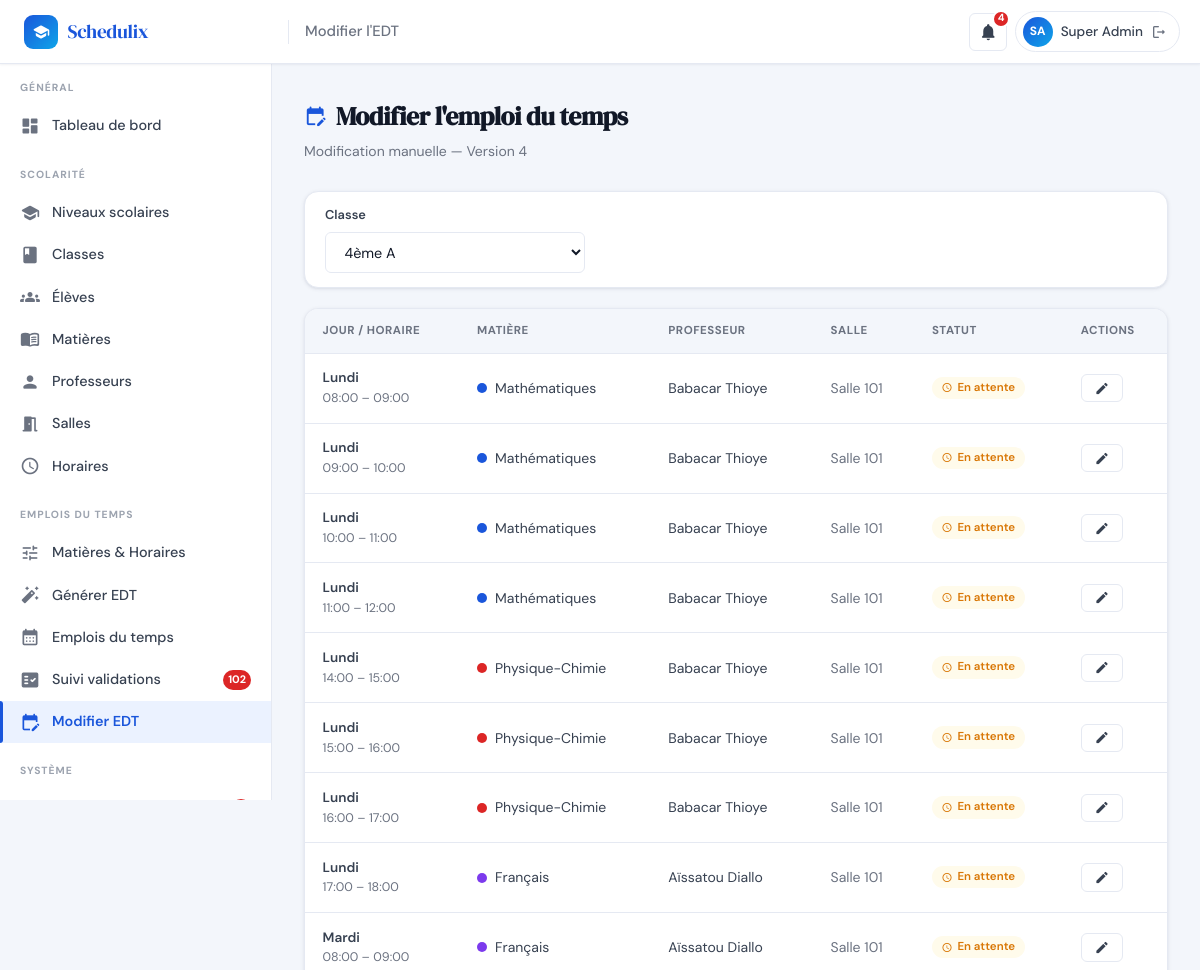
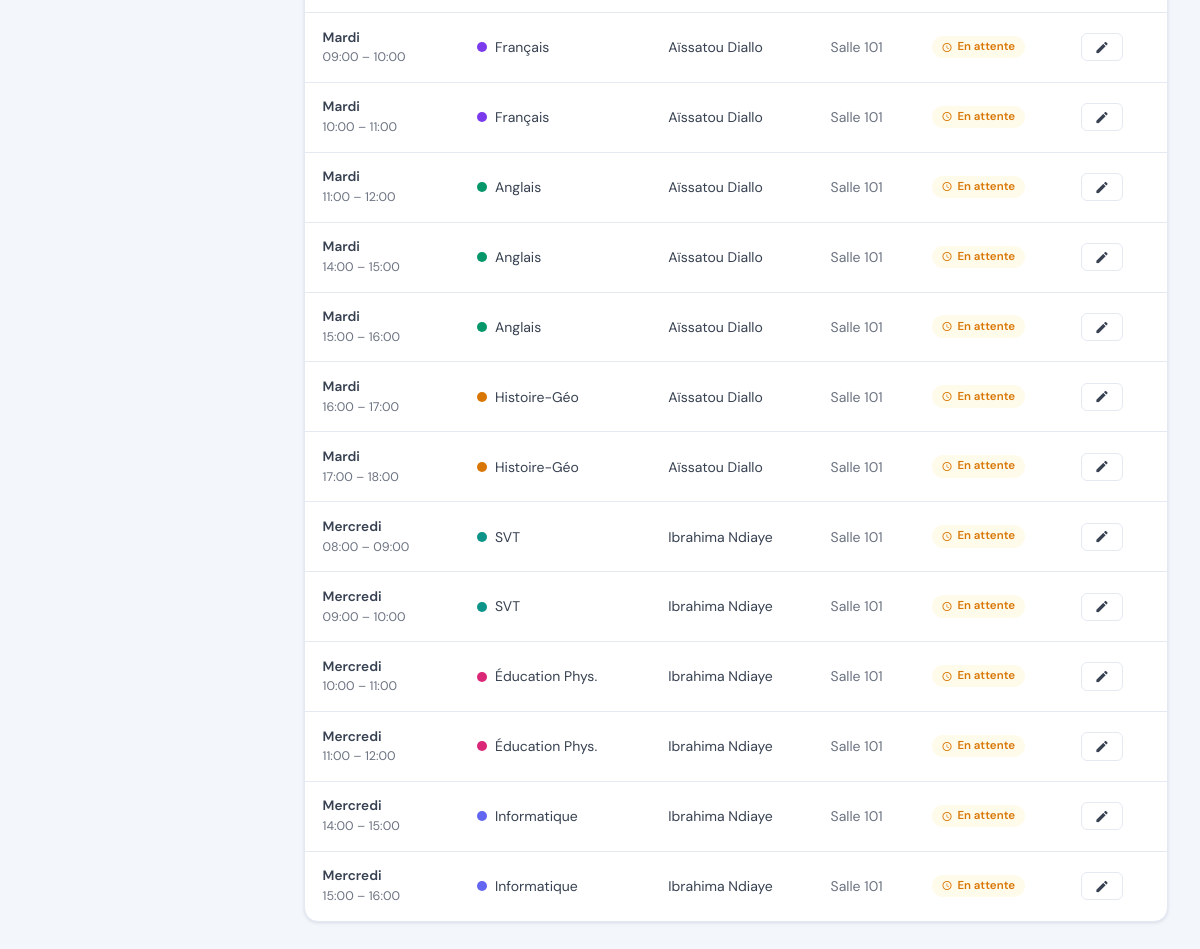
The page /admin/modifier_edt.php (signed in) on the database as committed earlier (2 pictures, top to bottom).
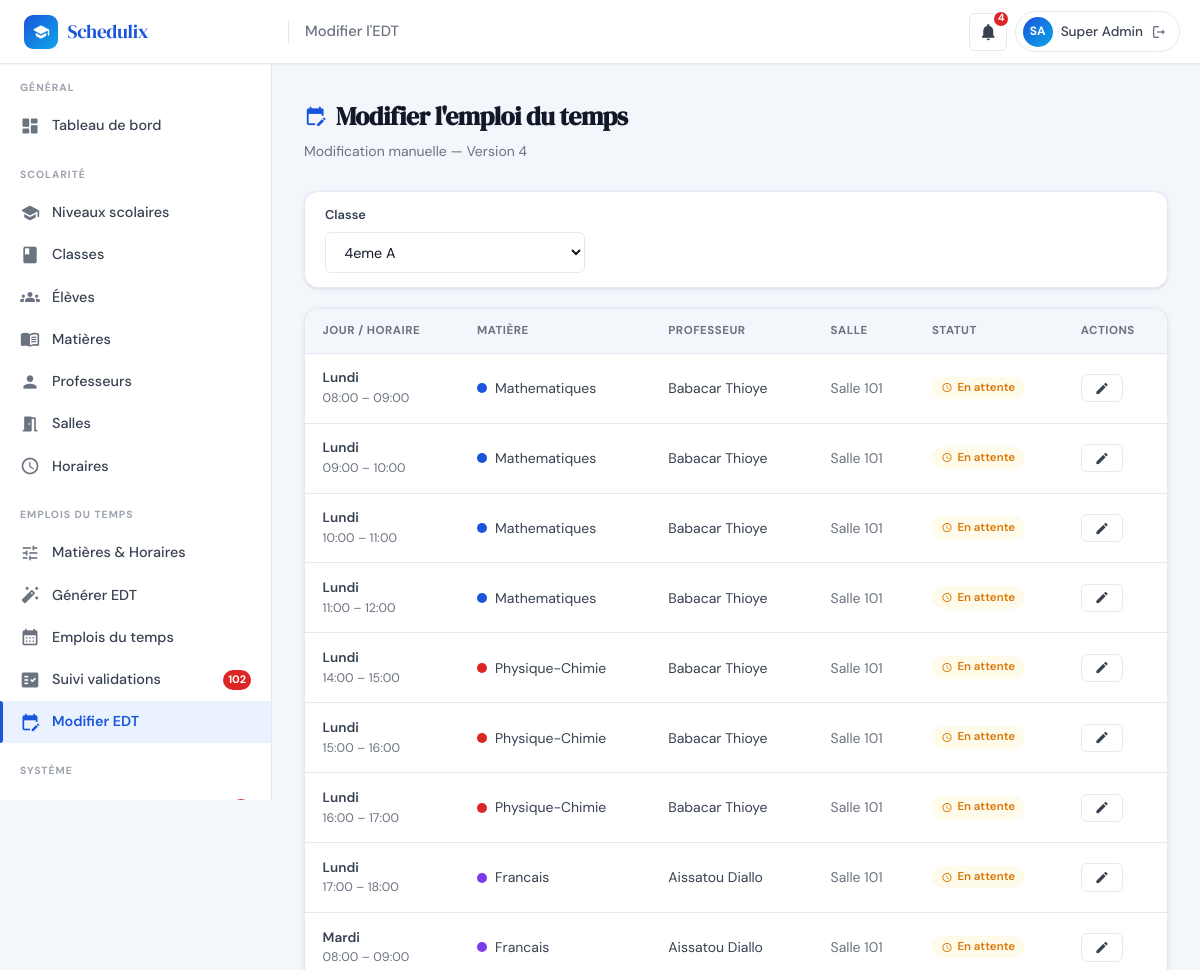
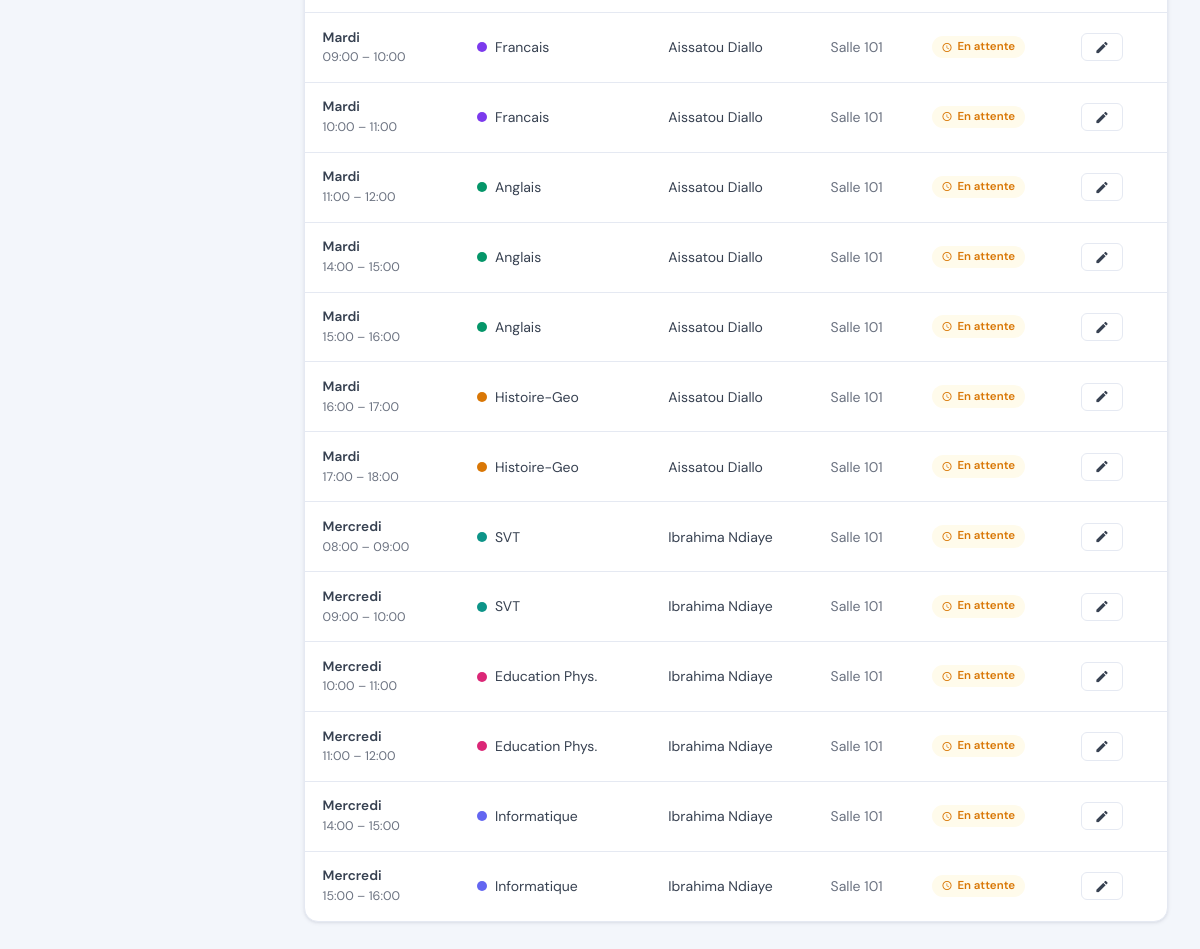
The same page on the database as committed later (2 pictures, top to bottom).
### tables this page shows
CREATE TABLE IF NOT EXISTS `utilisateurs` (
  `id`            INT(11)      NOT NULL AUTO_INCREMENT,
  `nom`           VARCHAR(100) NOT NULL,
  `prenom`        VARCHAR(100) NOT NULL,
  `email`         VARCHAR(191) NOT NULL,
  `mot_de_passe`  VARCHAR(255) NOT NULL,
  `role`          ENUM('admin','professeur','eleve') NOT NULL DEFAULT 'eleve',
  `statut`        ENUM('actif','inactif')             NOT NULL DEFAULT 'actif',
  `id_classe`     INT(11)      DEFAULT NULL,
  `date_creation` TIMESTAMP    NOT NULL DEFAULT CURRENT_TIMESTAMP,
  PRIMARY KEY (`id`),
  UNIQUE KEY `uq_email` (`email`),
  KEY `id_classe` (`id_classe`),
  CONSTRAINT `utilisateurs_ibfk_1`
    FOREIGN KEY (`id_classe`) REFERENCES `classes` (`id`) ON DELETE SET NULL
);

CREATE TABLE IF NOT EXISTS `emplois_du_temps` (
  `id`                     INT(11)  NOT NULL AUTO_INCREMENT,
  `version`                INT(11)  NOT NULL DEFAULT 1,
  `id_classe`              INT(11)  NOT NULL,
  `id_matiere`             INT(11)  NOT NULL,
  `id_professeur`          INT(11)  NOT NULL,
  `id_salle`               INT(11)  NOT NULL,
  `id_creneau`             INT(11)  NOT NULL,
  `statut`                 ENUM('provisoire','valide','rejete','confirme') NOT NULL DEFAULT 'provisoire',
  `commentaire_validation` TEXT     DEFAULT NULL,
  `date_creation`          TIMESTAMP NOT NULL DEFAULT CURRENT_TIMESTAMP,
  PRIMARY KEY (`id`),
  KEY `id_classe`     (`id_classe`),
  KEY `id_matiere`    (`id_matiere`),
  KEY `id_professeur` (`id_professeur`),
  KEY `id_salle`      (`id_salle`),
  KEY `id_creneau`    (`id_creneau`),
  CONSTRAINT `emplois_du_temps_ibfk_1`
    FOREIGN KEY (`id_classe`)     REFERENCES `classes`      (`id`) ON DELETE CASCADE,
  CONSTRAINT `emplois_du_temps_ibfk_2`
    FOREIGN KEY (`id_matiere`)    REFERENCES `matieres`     (`id`) ON DELETE CASCADE,
  CONSTRAINT `emplois_du_temps_ibfk_3`
    FOREIGN KEY (`id_professeur`) REFERENCES `utilisateurs` (`id`) ON DELETE CASCADE,
  CONSTRAINT `emplois_du_temps_ibfk_4`
    FOREIGN KEY (`id_salle`)      REFERENCES `salles`       (`id`) ON DELETE CASCADE,
  CONSTRAINT `emplois_du_temps_ibfk_5`
    FOREIGN KEY (`id_creneau`)    REFERENCES `creneaux`     (`id`) ON DELETE CASCADE
);

CREATE TABLE IF NOT EXISTS `creneaux` (
  `id`          INT(11) NOT NULL AUTO_INCREMENT,
  `jour`        ENUM('Lundi','Mardi','Mercredi','Jeudi','Vendredi','Samedi') NOT NULL,
  `heure_debut` TIME    NOT NULL,
  `heure_fin`   TIME    NOT NULL,
  PRIMARY KEY (`id`),
  UNIQUE KEY `uq_creneau` (`jour`,`heure_debut`,`heure_fin`)
);

CREATE TABLE IF NOT EXISTS `matieres` (
  `id`                INT(11)      NOT NULL AUTO_INCREMENT,
  `nom`               VARCHAR(100) NOT NULL,
  `couleur_hex`       VARCHAR(7)   NOT NULL DEFAULT '#1A56DB',
  `nb_heures_semaine` INT(11)      NOT NULL DEFAULT 2,
  `description`       TEXT         DEFAULT NULL,
  PRIMARY KEY (`id`),
  UNIQUE KEY `uq_matiere_nom` (`nom`)
);

CREATE TABLE IF NOT EXISTS `salles` (
  `id`       INT(11)      NOT NULL AUTO_INCREMENT,
  `nom`      VARCHAR(100) NOT NULL,
  `capacite` INT(11)      NOT NULL DEFAULT 30,
  `type`     ENUM('normale','informatique','laboratoire') NOT NULL DEFAULT 'normale',
  PRIMARY KEY (`id`),
  UNIQUE KEY `uq_salle_nom` (`nom`)
);

### includes/auth.php (called while the page is built, shortened)
<?php
function isLoggedIn(): bool {
    return !empty($_SESSION['user_id']);
}
function getCurrentUser(): ?array {
    static $user = null;
    if ($user === null) {
        $stmt = getDB()->prepare('SELECT * FROM utilisateurs WHERE id=? AND statut="actif" LIMIT 1');
        $stmt->execute([$_SESSION['user_id']]);
        $user = $stmt->fetch() ?: null;
    }
    return $user;
}
function getUserInitials(array $user): string {
    return strtoupper(substr($user['prenom'], 0, 1) . substr($user['nom'], 0, 1));
}

### includes/db.php (called while the page is built, shortened)
<?php
function getDB(): PDO {
    static $pdo = null;
    if ($pdo === null) {
        $dsn = 'mysql:host=' . DB_HOST . ';dbname=' . DB_NAME . ';charset=' . DB_CHARSET;
        $options = [
            PDO::ATTR_ERRMODE            => PDO::ERRMODE_EXCEPTION,
            PDO::ATTR_DEFAULT_FETCH_MODE => PDO::FETCH_ASSOC,
            PDO::ATTR_EMULATE_PREPARES   => false,
        ];
        try {
            $pdo = new PDO($dsn, DB_USER, DB_PASS, $options);
        } catch (PDOException $e) {
            http_response_code(500);
            $msg = (getenv('APP_ENV') === 'production')
                ? 'Service temporairement indisponible.'
                : 'Connexion BDD impossible : ' . $e->getMessage();
            die(json_encode(['error' => $msg]));
        }
    }
    return $pdo;
}

### admin/modifier_edt.php (the view, shortened to what this page needs)
<?php
require_once __DIR__ . '/../includes/db.php';
require_once __DIR__ . '/../includes/auth.php';
require_once __DIR__ . '/../includes/functions.php';
$currentUser = getCurrentUser();
$pdo = getDB();
$version  = getCurrentVersion();
$classes  = getClasses();
$idClasse = (int)($_GET['classe'] ?? ($classes[0]['id'] ?? 0));
$stmt = $pdo->prepare("
    SELECT e.*, m.nom AS mat_nom, m.couleur_hex,
           cl.nom AS classe_nom, s.nom AS salle_nom,
           u.nom AS prof_nom, u.prenom AS prof_prenom,
           c.jour, c.heure_debut, c.heure_fin
    FROM emplois_du_temps e
    JOIN matieres m  ON m.id=e.id_matiere
    JOIN classes cl  ON cl.id=e.id_classe
    JOIN salles s    ON s.id=e.id_salle
    JOIN utilisateurs u ON u.id=e.id_professeur
    JOIN creneaux c  ON c.id=e.id_creneau
    WHERE e.version=? AND e.id_classe=?
    ORDER BY c.jour, c.heure_debut
");
$stmt->execute([$version, $idClasse]);
$cours = $stmt->fetchAll();
$pageTitle = 'Modifier l\'EDT'; $activeMenu = 'modifier_edt';
include __DIR__ . '/../includes/header.php';
include __DIR__ . '/../includes/sidebar_admin.php';
?>
<div class="main-content">
  <div class="page-header">
    <div class="page-header-left">
      <h1 class="page-title"><span class="material-icons-round">edit_calendar</span> Modifier l'emploi du temps</h1>
      <p class="page-subtitle">Modification manuelle — Version <?= $version ?></p>
    </div>
  </div>
  <div class="card" style="margin-bottom:1.25rem">
    <div class="card-body" style="padding:.85rem 1.25rem">
      <form method="GET" style="display:flex;align-items:flex-end;gap:1rem">
        <div class="form-group" style="margin:0;flex:1;max-width:260px">
          <label class="form-label">Classe</label>
          <select name="classe" class="form-control" onchange="this.form.submit()">
            <?php foreach ($classes as $c): ?>
            <option value="<?= $c['id'] ?>" <?= $c['id']==$idClasse?'selected':'' ?>><?= h($c['nom']) ?></option>
            <?php endforeach; ?>
          </select>
        </div>
      </form>
    </div>
  </div>
  <?php if (empty($cours)): ?>
  <div class="card"><div class="card-body"><div class="empty-state">
    <div class="empty-state-icon"><span class="material-icons-round">edit_calendar</span></div>
    <h3>Aucun créneau pour cette classe</h3>
    <p>Générez d'abord un emploi du temps.</p>
  </div></div></div>
  <?php else: ?>
  <div class="card">
    <div class="table-wrapper" style="border:none;border-radius:0">
      <table class="table">
        <thead>
          <tr><th>Jour / Horaire</th><th>Matière</th><th>Professeur</th><th>Salle</th><th>Statut</th><th>Actions</th></tr>
        </thead>
        <tbody>
          <?php foreach ($cours as $row): ?>
          <tr>
            <td>
              <div style="font-weight:600;font-size:.85rem"><?= h($row['jour']) ?></div>
              <div style="font-size:.78rem;color:var(--text-muted)"><?= formatHeure($row['heure_debut']) ?> – <?= formatHeure($row['heure_fin']) ?></div>
            </td>
            <td><div style="display:flex;align-items:center;gap:.5rem"><span class="color-dot" style="background:<?= h($row['couleur_hex']) ?>"></span><?= h($row['mat_nom']) ?></div></td>
            <td style="font-size:.875rem"><?= h($row['prof_prenom'].' '.$row['prof_nom']) ?></td>
            <td style="font-size:.875rem;color:var(--text-muted)"><?= h($row['salle_nom']) ?></td>
            <td><?= getStatusBadge($row['statut']) ?></td>
            <td>
              <button class="btn btn-sm btn-outline" onclick='openEdit(<?= json_encode($row,JSON_HEX_APOS|JSON_HEX_QUOT) ?>)'>
                <span class="material-icons-round">edit</span>
              </button>
            </td>
          </tr>
          <?php endforeach; ?>
        </tbody>
      </table>
    </div>
  </div>
  <?php endif; ?>
</div>
</body></html>

### includes/header.php (shortened to what this page needs)
<?php
require_once __DIR__ . '/functions.php';
require_once __DIR__ . '/auth.php';
$currentUser = getCurrentUser();
$notifCount  = $currentUser ? countNotificationsNonLues($currentUser['id']) : 0;
$pageTitle   = $pageTitle  ?? APP_NAME;
$activeMenu  = $activeMenu ?? '';
$initials    = $currentUser ? getUserInitials($currentUser) : '?';
$userName    = $currentUser ? ($currentUser['prenom'] . ' ' . $currentUser['nom']) : '';
$notifUrl = match($currentUser['role'] ?? '') {
    'admin'      => APP_URL . '/admin/notifications.php',
    'professeur' => APP_URL . '/professeur/notifications.php',
    default      => '#',
};
?>
<!DOCTYPE html>
<html lang="fr">
<head>
  <link rel="stylesheet" href="<?= APP_URL ?>/assets/css/main.css">
</head>
<body>
<header class="topbar">
  <div class="topbar-brand">
    <div class="topbar-brand-icon"><span class="material-icons-round">school</span></div>
  Schedulix
  </div>
  <span class="topbar-page-title"><?= h($pageTitle) ?></span>
  <div class="topbar-actions">
    <a href="<?= $notifUrl ?>" class="topbar-icon-btn" title="Notifications">
      <span class="material-icons-round">notifications</span>
      <?php if ($notifCount > 0): ?>
        <span class="notif-badge-count"><?= $notifCount > 9 ? '9+' : $notifCount ?></span>
      <?php endif; ?>
    </a>
    <div class="user-chip" onclick="window.location='<?= APP_URL ?>/logout.php'">
      <div class="user-avatar"><?= h($initials) ?></div>
      <span class="user-name"><?= h($userName) ?></span>
      <span class="material-icons-round" style="font-size:16px;color:var(--text-muted)">logout</span>
    </div>
  </div>
</header>

### includes/sidebar_admin.php
<?php
$menu = [
    ['dashboard',        'Tableau de bord',    'dashboard',        '/admin/dashboard.php'],
    ['niveaux',          'Niveaux scolaires',  'school',           '/admin/niveaux.php'],
    ['classes',          'Classes',            'class',            '/admin/classes.php'],
    ['eleves',           'Élèves',             'groups',           '/admin/eleves.php'],
    ['matieres',         'Matières',           'menu_book',        '/admin/matieres.php'],
    ['professeurs',      'Professeurs',        'person',           '/admin/professeurs.php'],
    ['salles',           'Salles',             'meeting_room',     '/admin/salles.php'],
    ['horaires',         'Horaires',           'schedule',         '/admin/horaires.php'],
    ['volume_horaire',   'Matières & Horaires','tune',             '/admin/volume_horaire.php'],
    ['generer',          'Générer EDT',        'auto_fix_high',    '/admin/generer.php'],
    ['emplois_du_temps', 'Emplois du temps',   'calendar_month',   '/admin/emplois_du_temps.php'],
    ['suivi_validations','Suivi validations',  'fact_check',       '/admin/suivi_validations.php'],
    ['modifier_edt',     'Modifier EDT',       'edit_calendar',    '/admin/modifier_edt.php'],
    ['notifications',    'Notifications',      'notifications',    '/admin/notifications.php'],
];
$nbPending    = countPendingValidations();
$nbNotif      = countNotificationsNonLues($currentUser['id']);
$nbSansClasse = (int)getDB()->query("SELECT COUNT(*) FROM utilisateurs WHERE role='eleve' AND id_classe IS NULL AND statut='actif'")->fetchColumn();
$sections = [
    'Général'       => ['dashboard'],
    'Scolarité'     => ['niveaux','classes','eleves','matieres','professeurs','salles','horaires'],
    'Emplois du temps' => ['volume_horaire','generer','emplois_du_temps','suivi_validations','modifier_edt'],
    'Système'       => ['notifications'],
];
?>
<nav class="sidebar" id="sidebar" role="navigation" aria-label="Navigation admin">
  <?php foreach ($sections as $sectionLabel => $keys): ?>
  <div class="sidebar-section">
    <div class="sidebar-section-label"><?= $sectionLabel ?></div>
    <ul class="sidebar-nav">
      <?php foreach ($menu as [$key, $label, $icon, $path]):
        if (!in_array($key, $keys)) continue; ?>
      <li>
        <a class="sidebar-link <?= $activeMenu === $key ? 'active' : '' ?>"
           href="<?= APP_URL . $path ?>">
          <span class="material-icons-round"><?= $icon ?></span>
          <?= $label ?>
          <?php if ($key === 'suivi_validations' && $nbPending > 0): ?>
            <span class="sidebar-badge"><?= $nbPending ?></span>
          <?php elseif ($key === 'notifications' && $nbNotif > 0): ?>
            <span class="sidebar-badge"><?= $nbNotif ?></span>
          <?php elseif ($key === 'eleves' && $nbSansClasse > 0): ?>
            <span class="sidebar-badge" style="background:var(--warning)"><?= $nbSansClasse ?></span>
          <?php endif; ?>
        </a>
      </li>
      <?php endforeach; ?>
    </ul>
  </div>
  <?php endforeach; ?>
</nav>

### includes/functions.php (shortened to what this page needs)
<?php
require_once __DIR__ . '/db.php';
function h(string $str): string {
    return htmlspecialchars($str, ENT_QUOTES, 'UTF-8');
}
function countNotificationsNonLues(int $userId): int {
    $stmt = getDB()->prepare('SELECT COUNT(*) FROM notifications WHERE id_utilisateur=? AND est_lu=0');
    $stmt->execute([$userId]);
    return (int)$stmt->fetchColumn();
}
function getClasses(): array {
    return getDB()->query('SELECT * FROM classes ORDER BY niveau, nom')->fetchAll();
}
function getCurrentVersion(): int {
    $row = getDB()->query('SELECT MAX(version) AS v FROM emplois_du_temps')->fetch();
    return $row ? (int)($row['v'] ?? 0) : 0;
}
function countPendingValidations(): int {
    $v = getCurrentVersion();
    $stmt = getDB()->prepare("SELECT COUNT(*) FROM emplois_du_temps WHERE version=? AND statut='provisoire'");
    $stmt->execute([$v]);
    return (int)$stmt->fetchColumn();
}
function getStatusBadge(string $statut): string {
    $map = [
        'provisoire' => ['warning', 'schedule',     'En attente'],
        'valide'     => ['success', 'check_circle',  'Validé'],
        'rejete'     => ['danger',  'cancel',         'Rejeté'],
        'confirme'   => ['primary', 'verified',       'Confirmé'],
    ];
    [$cls, $icon, $label] = $map[$statut] ?? ['secondary', 'help', ucfirst($statut)];
    return "<span class=\"badge badge-{$cls}\"><span class=\"material-icons-round\" style=\"font-size:11px\">{$icon}</span> {$label}</span>";
}
function formatHeure(string $time): string {
    return substr($time, 0, 5);
}

Rows that differ between the two databases and show on the page:
changed through a linked row, emplois_du_temps (number 1 of 22 on the later page): id_matiere.nom "Mathématiques" → "Mathematiques"
changed through a linked row, emplois_du_temps (number 2 of 22 on the later page): id_matiere.nom "Mathématiques" → "Mathematiques"
changed through a linked row, emplois_du_temps (number 3 of 22 on the later page): id_matiere.nom "Mathématiques" → "Mathematiques"
changed through a linked row, emplois_du_temps (number 4 of 22 on the later page): id_matiere.nom "Mathématiques" → "Mathematiques"
changed through a linked row, emplois_du_temps (number 8 of 22 on the later page): id_matiere.nom "Français" → "Francais"; id_professeur.nom "Aïssatou Diallo" → "Aissatou Diallo"
changed through a linked row, emplois_du_temps (number 9 of 22 on the later page): id_matiere.nom "Français" → "Francais"; id_professeur.nom "Aïssatou Diallo" → "Aissatou Diallo"
changed through a linked row, emplois_du_temps (number 10 of 22 on the later page): id_matiere.nom "Français" → "Francais"; id_professeur.nom "Aïssatou Diallo" → "Aissatou Diallo"
changed through a linked row, emplois_du_temps (number 11 of 22 on the later page): id_matiere.nom "Français" → "Francais"; id_professeur.nom "Aïssatou Diallo" → "Aissatou Diallo"
changed through a linked row, emplois_du_temps (number 12 of 22 on the later page): id_professeur.nom "Aïssatou Diallo" → "Aissatou Diallo"
changed through a linked row, emplois_du_temps (number 13 of 22 on the later page): id_professeur.nom "Aïssatou Diallo" → "Aissatou Diallo"
changed through a linked row, emplois_du_temps (number 14 of 22 on the later page): id_professeur.nom "Aïssatou Diallo" → "Aissatou Diallo"
changed through a linked row, emplois_du_temps (number 15 of 22 on the later page): id_matiere.nom "Histoire-Géo" → "Histoire-Geo"; id_professeur.nom "Aïssatou Diallo" → "Aissatou Diallo"
changed through a linked row, emplois_du_temps (number 16 of 22 on the later page): id_matiere.nom "Histoire-Géo" → "Histoire-Geo"; id_professeur.nom "Aïssatou Diallo" → "Aissatou Diallo"
changed through a linked row, emplois_du_temps (number 19 of 22 on the later page): id_matiere.nom "Éducation Phys." → "Education Phys."
changed through a linked row, emplois_du_temps (number 20 of 22 on the later page): id_matiere.nom "Éducation Phys." → "Education Phys."
Other text that changed with them:
form field classe: "4ème A" → "4eme A"
